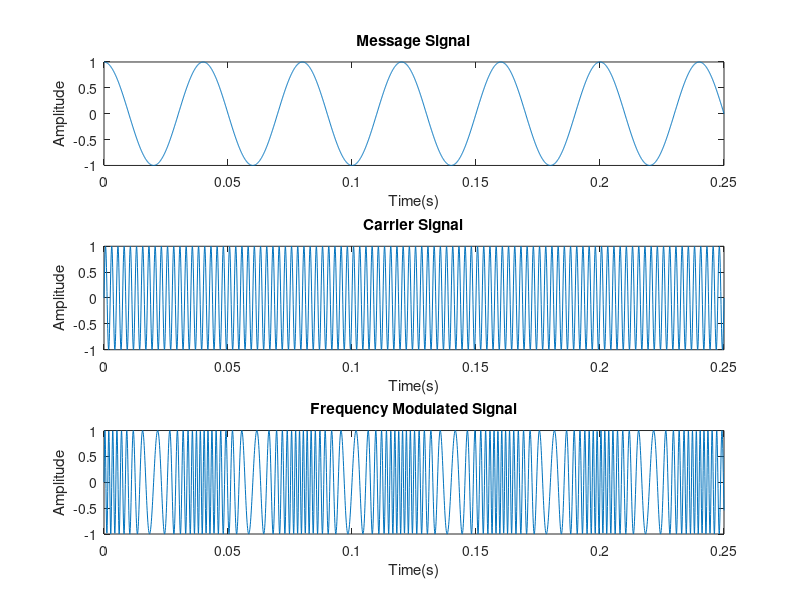

This figure's MATLAB source:
clc;
close all;
t=0:0.0001:.25;
fm=25;
fc=400;
mf=10;
m=cos(2*pi*fm*t);
c=sin(2*pi*fc*t);
y=sin((2*pi*fc*t)+mf.*(sin(2*pi*fm*t)));
subplot(3,1,1);
plot(t,m);
title('Message Signal');
xlabel('Time(s)');
ylabel('Amplitude');
subplot(3,1,2);
plot(t,c);
title('Carrier Signal');
xlabel('Time(s)');
ylabel('Amplitude');
subplot(3,1,3);
plot(t,y);
title('Frequency Modulated Signal');
xlabel('Time(s)');
ylabel('Amplitude');

